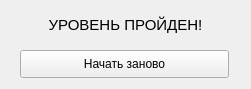
<?xml version="1.0" encoding="UTF-8"?>
<ui version="4.0">
 <class>Menu</class>
 <widget class="QWidget" name="Menu">
  <property name="geometry">
   <rect>
    <x>0</x>
    <y>0</y>
    <width>251</width>
    <height>89</height>
   </rect>
  </property>
  <property name="windowTitle">
   <string>Form</string>
  </property>
  <widget class="QLabel" name="finishMessage">
   <property name="geometry">
    <rect>
     <x>20</x>
     <y>10</y>
     <width>211</width>
     <height>31</height>
    </rect>
   </property>
   <property name="text">
    <string>&lt;html&gt;&lt;head/&gt;&lt;body&gt;&lt;p align=&quot;center&quot;&gt;&lt;span style=&quot; font-size:11pt;&quot;&gt;УРОВЕНЬ ПРОЙДЕН!&lt;/span&gt;&lt;/p&gt;&lt;/body&gt;&lt;/html&gt;</string>
   </property>
  </widget>
  <widget class="QPushButton" name="restartButton">
   <property name="geometry">
    <rect>
     <x>20</x>
     <y>50</y>
     <width>209</width>
     <height>28</height>
    </rect>
   </property>
   <property name="text">
    <string>Начать заново</string>
   </property>
   <property name="checkable">
    <bool>false</bool>
   </property>
   <property name="autoDefault">
    <bool>false</bool>
   </property>
   <property name="default">
    <bool>false</bool>
   </property>
   <property name="flat">
    <bool>false</bool>
   </property>
  </widget>
 </widget>
 <resources/>
 <connections/>
</ui>
